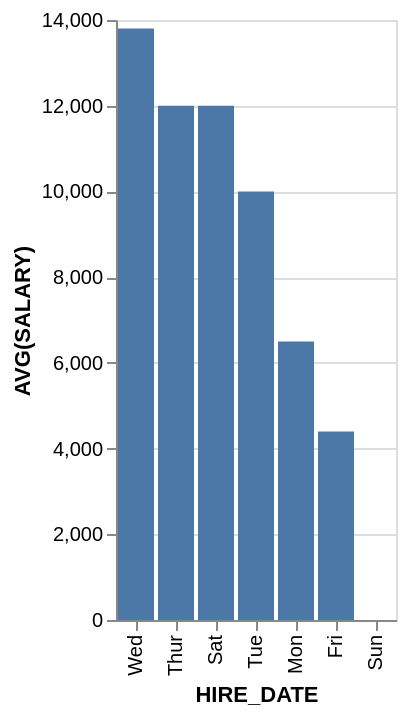

Write the Vega-Lite specification saved for this chart.
### Vega-Lite specification from a JSON file in a GitHub repository (floating-point values rounded to 4 significant figures)
{"data": {"values": [{"x_data": "Wed", "y_data": 13800}, {"x_data": "Thur", "y_data": 12000}, {"x_data": "Sat", "y_data": 12000}, {"x_data": "Tue", "y_data": 10000}, {"x_data": "Mon", "y_data": 6500}, {"x_data": "Fri", "y_data": 4400}, {"x_data": "Sun", "y_data": 0}]}, "mark": "bar", "encoding": {"x": {"field": "x_data", "type": "nominal", "title": "HIRE_DATE", "sort": {"op": "sum", "field": "y_data", "order": "descending"}}, "y": {"field": "y_data", "type": "quantitative", "title": "AVG(SALARY)"}}}
